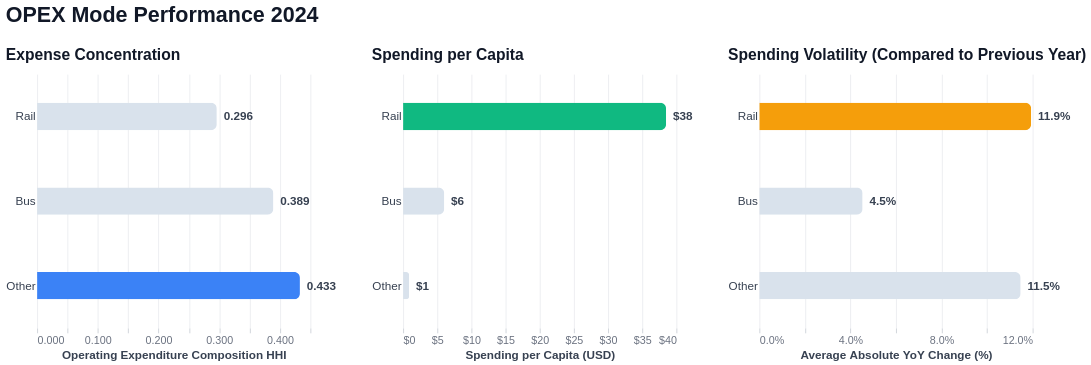

Source (notebook cell):
### Markdown cell above
### 2.1 Mode Performance (HHI, Spending Per Capita and Volatility)

### Code cell
scorecard = df_opex[df_opex["year"] == 2024].drop_duplicates("mode_group")

opex_scorecard = chart_ideas.plot_scorecard(
    scorecard,
    metrics=["hhi", "per_capita", "volatility"],
    group_column="mode_group",
    titles=[
        "Expense Concentration",
        "Spending per Capita",
        "Spending Volatility (Compared to Previous Year)",
    ],
    x_labels=[
        "Operating Expenditure Composition HHI",
        "Spending per Capita (USD)",
        "Average Absolute YoY Change (%)",
    ],
    formats=[".3f", "$,.0f", ".1%"],
    main_title="OPEX Mode Performance 2024",
)

opex_scorecard

### Figure 1 — Vega specification as saved in the notebook (floating-point values rounded to 4 significant figures)
{"$schema": "https://vega.github.io/schema/vega/v6.json", "data": [{"name": "source_0"}, {"name": "data_1", "values": [{"mode_group": "Rail", "hhi": 0.2959, "is_max": false, "__index_level_0__": 11, "y_mode_group_sort_index": 0.0, "hhi_end": 0.2959, "hhi_start": 0.0}, {"mode_group": "Bus", "hhi": 0.3891, "is_max": false, "__index_level_0__": 27, "y_mode_group_sort_index": 1.0, "hhi_end": 0.3891, "hhi_start": 0.0}, {"mode_group": "Other", "hhi": 0.4328, "is_max": true, "__index_level_0__": 33, "y_mode_group_sort_index": 2.0, "hhi_end": 0.4328, "hhi_start": 0.0}]}, {"name": "data_2", "values": [{"hhi": 0.2959, "mode_group": "Rail"}, {"hhi": 0.3891, "mode_group": "Bus"}, {"hhi": 0.4328, "mode_group": "Other"}]}, {"name": "source_1"}, {"name": "data_4", "values": [{"mode_group": "Rail", "per_capita": 38.5, "is_max": true, "__index_level_0__": 11, "y_mode_group_sort_index": 0.0, "per_capita_end": 38.5, "per_capita_start": 0.0}, {"mode_group": "Bus", "per_capita": 6.022, "is_max": false, "__index_level_0__": 27, "y_mode_group_sort_index": 1.0, "per_capita_end": 6.022, "per_capita_start": 0.0}, {"mode_group": "Other", "per_capita": 0.8905, "is_max": false, "__index_level_0__": 33, "y_mode_group_sort_index": 2.0, "per_capita_end": 0.8905, "per_capita_start": 0.0}]}, {"name": "data_5", "values": [{"mode_group": "Rail", "per_capita": 38.5}, {"mode_group": "Bus", "per_capita": 6.022}, {"mode_group": "Other", "per_capita": 0.8905}]}, {"name": "source_2"}, {"name": "data_7", "values": [{"mode_group": "Rail", "volatility": 0.1193, "is_max": true, "__index_level_0__": 11, "y_mode_group_sort_index": 0.0, "volatility_end": 0.1193, "volatility_start": 0.0}, {"mode_group": "Bus", "volatility": 0.04535, "is_max": false, "__index_level_0__": 27, "y_mode_group_sort_index": 1.0, "volatility_end": 0.04535, "volatility_start": 0.0}, {"mode_group": "Other", "volatility": 0.1147, "is_max": false, "__index_level_0__": 33, "y_mode_group_sort_index": 2.0, "volatility_end": 0.1147, "volatility_start": 0.0}]}, {"name": "data_8", "values": [{"mode_group": "Rail", "volatility": 0.1193}, {"mode_group": "Bus", "volatility": 0.04535}, {"mode_group": "Other", "volatility": 0.1147}]}, {"name": "source_0_concat_0_y_domain_mode_group", "values": [{"mode_group": "Rail", "sort_field": 0.0}, {"mode_group": "Bus", "sort_field": 1.0}, {"mode_group": "Other", "sort_field": 2.0}]}, {"name": "source_1_concat_1_y_domain_mode_group", "values": [{"mode_group": "Rail", "sort_field": 0.0}, {"mode_group": "Bus", "sort_field": 1.0}, {"mode_group": "Other", "sort_field": 2.0}]}, {"name": "source_2_concat_2_y_domain_mode_group", "values": [{"mode_group": "Rail", "sort_field": 0.0}, {"mode_group": "Bus", "sort_field": 1.0}, {"mode_group": "Other", "sort_field": 2.0}]}], "signals": [{"name": "childWidth", "value": 280}], "marks": [{"type": "group", "name": "concat_0_group", "encode": {"update": {"height": {"signal": "height"}, "width": {"signal": "childWidth"}}}, "marks": [{"type": "group", "from": {"facet": {"data": "data_1", "name": "stack_group_concat_0_layer_0_main", "groupby": ["mode_group"], "aggregate": {"fields": ["hhi_start", "hhi_start", "hhi_end", "hhi_end"], "ops": ["min", "max", "min", "max"]}}}, "encode": {"update": {"cornerRadiusBottomRight": {"value": 6}, "x": {"signal": "min(scale('concat_0_x',datum[\"min_hhi_start\"]),scale('concat_0_x',datum[\"max_hhi_start\"]),scale('concat_0_x',datum[\"min_hhi_end\"]),scale('concat_0_x',datum[\"max_hhi_end\"]))"}, "x2": {"signal": "max(scale('concat_0_x',datum[\"min_hhi_start\"]),scale('concat_0_x',datum[\"max_hhi_start\"]),scale('concat_0_x',datum[\"min_hhi_end\"]),scale('concat_0_x',datum[\"max_hhi_end\"]))"}, "cornerRadiusTopRight": {"value": 6}, "clip": {"value": true}, "yc": {"field": "mode_group", "scale": "concat_0_y", "band": 0.5}, "height": {"value": 28}}}, "marks": [{"type": "group", "encode": {"update": {"x": {"field": {"signal": null, "datum": null, "group": "x", "parent": null}, "mult": -1}, "height": {"field": {"signal": null, "datum": null, "group": "height", "parent": null}}}}, "marks": [{"type": "rect", "name": "concat_0_layer_0_marks", "from": {"data": "stack_group_concat_0_layer_0_main"}, "encode": {"update": {"x": {"field": "hhi_end", "scale": "concat_0_x"}, "fill": [{"value": "#3B82F6", "test": "datum.is_max"}, {"value": "#D9E2EC"}], "x2": {"field": "hhi_start", "scale": "concat_0_x"}, "tooltip": {"signal": "{\"mode_group\": isValid(datum[\"mode_group\"]) ? isArray(datum[\"mode_group\"]) ? join(datum[\"mode_group\"], '\\n') : datum[\"mode_group\"] : \"\"+datum[\"mode_group\"], \"Expense Concentration\": format(datum[\"hhi\"], \".3f\")}"}, "height": {"field": {"signal": null, "datum": null, "group": "height", "parent": null}}}}, "style": ["bar"]}]}]}, {"type": "text", "name": "concat_0_layer_1_marks", "from": {"data": "data_2"}, "encode": {"update": {"baseline": {"value": "middle"}, "fontWeight": {"value": "bold"}, "fill": {"value": "#374151"}, "dx": {"value": 7}, "x": {"field": "hhi", "scale": "concat_0_x"}, "fontSize": {"value": 12}, "text": {"signal": "format(datum[\"hhi\"], \".3f\")"}, "y": {"field": "mode_group", "scale": "concat_0_y", "band": 0.5}, "align": {"value": "left"}}}, "style": ["text"]}], "axes": [{"scale": "concat_0_x", "zindex": 0, "grid": true, "tickCount": {"signal": "ceil(childWidth/40)"}, "labels": false, "aria": false, "maxExtent": 0, "gridOpacity": 0.7, "minExtent": 0, "ticks": false, "orient": "bottom", "domain": false, "gridColor": "#E5E7EB", "gridScale": "concat_0_y"}, {"scale": "concat_0_x", "grid": false, "title": "Operating Expenditure Composition HHI", "tickCount": {"signal": "ceil(childWidth/40)"}, "zindex": 0, "labelOverlap": true, "labelFontSize": 11, "format": ".3f", "domain": false, "titleFontSize": 12, "titleColor": "#374151", "labelColor": "#6B7280", "tickColor": "#D1D5DB", "labelFlush": true, "orient": "bottom"}, {"scale": "concat_0_y", "ticks": false, "labelColor": "#374151", "labelFontWeight": 500, "domain": false, "grid": false, "zindex": 0, "orient": "left", "labelFontSize": 12}], "title": {"text": "Expense Concentration", "fontWeight": 600, "subtitle": "", "fontSize": 16, "color": "#111827", "offset": 12, "subtitleColor": "#6B7280", "anchor": "start", "subtitleFontSize": 11}, "style": "cell"}, {"type": "group", "name": "concat_1_group", "encode": {"update": {"width": {"signal": "childWidth"}, "height": {"signal": "height"}}}, "marks": [{"type": "group", "from": {"facet": {"data": "data_4", "name": "stack_group_concat_1_layer_0_main", "groupby": ["mode_group"], "aggregate": {"fields": ["per_capita_start", "per_capita_start", "per_capita_end", "per_capita_end"], "ops": ["min", "max", "min", "max"]}}}, "encode": {"update": {"cornerRadiusBottomRight": {"value": 6}, "yc": {"field": "mode_group", "scale": "concat_1_y", "band": 0.5}, "clip": {"value": true}, "cornerRadiusTopRight": {"value": 6}, "height": {"value": 28}, "x": {"signal": "min(scale('concat_1_x',datum[\"min_per_capita_start\"]),scale('concat_1_x',datum[\"max_per_capita_start\"]),scale('concat_1_x',datum[\"min_per_capita_end\"]),scale('concat_1_x',datum[\"max_per_capita_end\"]))"}, "x2": {"signal": "max(scale('concat_1_x',datum[\"min_per_capita_start\"]),scale('concat_1_x',datum[\"max_per_capita_start\"]),scale('concat_1_x',datum[\"min_per_capita_end\"]),scale('concat_1_x',datum[\"max_per_capita_end\"]))"}}}, "marks": [{"type": "group", "encode": {"update": {"x": {"field": {"signal": null, "datum": null, "group": "x", "parent": null}, "mult": -1}, "height": {"field": {"signal": null, "datum": null, "group": "height", "parent": null}}}}, "marks": [{"type": "rect", "name": "concat_1_layer_0_marks", "from": {"data": "stack_group_concat_1_layer_0_main"}, "encode": {"update": {"tooltip": {"signal": "{\"mode_group\": isValid(datum[\"mode_group\"]) ? isArray(datum[\"mode_group\"]) ? join(datum[\"mode_group\"], '\\n') : datum[\"mode_group\"] : \"\"+datum[\"mode_group\"], \"Spending per Capita\": format(datum[\"per_capita\"], \"$,.0f\")}"}, "x": {"field": "per_capita_end", "scale": "concat_1_x"}, "fill": [{"value": "#10B981", "test": "datum.is_max"}, {"value": "#D9E2EC"}], "x2": {"field": "per_capita_start", "scale": "concat_1_x"}, "height": {"field": {"signal": null, "datum": null, "group": "height", "parent": null}}}}, "style": ["bar"]}]}]}, {"type": "text", "name": "concat_1_layer_1_marks", "from": {"data": "data_5"}, "encode": {"update": {"fontWeight": {"value": "bold"}, "fill": {"value": "#374151"}, "y": {"field": "mode_group", "scale": "concat_1_y", "band": 0.5}, "fontSize": {"value": 12}, "align": {"value": "left"}, "dx": {"value": 7}, "baseline": {"value": "middle"}, "text": {"signal": "format(datum[\"per_capita\"], \"$,.0f\")"}, "x": {"field": "per_capita", "scale": "concat_1_x"}}}, "style": ["text"]}], "axes": [{"scale": "concat_1_x", "domain": false, "aria": false, "orient": "bottom", "gridScale": "concat_1_y", "labels": false, "tickCount": {"signal": "ceil(childWidth/40)"}, "maxExtent": 0, "gridColor": "#E5E7EB", "zindex": 0, "grid": true, "ticks": false, "gridOpacity": 0.7, "minExtent": 0}, {"scale": "concat_1_x", "labelOverlap": true, "orient": "bottom", "title": "Spending per Capita (USD)", "labelColor": "#6B7280", "labelFlush": true, "domain": false, "tickCount": {"signal": "ceil(childWidth/40)"}, "tickColor": "#D1D5DB", "grid": false, "format": "$,.0f", "labelFontSize": 11, "titleColor": "#374151", "titleFontSize": 12, "zindex": 0}, {"scale": "concat_1_y", "labelColor": "#374151", "grid": false, "domain": false, "zindex": 0, "labelFontSize": 12, "ticks": false, "labelFontWeight": 500, "orient": "left"}], "title": {"text": "Spending per Capita", "subtitleColor": "#6B7280", "subtitle": "", "color": "#111827", "anchor": "start", "subtitleFontSize": 11, "fontWeight": 600, "fontSize": 16, "offset": 12}, "style": "cell"}, {"type": "group", "name": "concat_2_group", "encode": {"update": {"height": {"signal": "height"}, "width": {"signal": "childWidth"}}}, "marks": [{"type": "group", "from": {"facet": {"data": "data_7", "name": "stack_group_concat_2_layer_0_main", "groupby": ["mode_group"], "aggregate": {"fields": ["volatility_start", "volatility_start", "volatility_end", "volatility_end"], "ops": ["min", "max", "min", "max"]}}}, "encode": {"update": {"x2": {"signal": "max(scale('concat_2_x',datum[\"min_volatility_start\"]),scale('concat_2_x',datum[\"max_volatility_start\"]),scale('concat_2_x',datum[\"min_volatility_end\"]),scale('concat_2_x',datum[\"max_volatility_end\"]))"}, "cornerRadiusTopRight": {"value": 6}, "x": {"signal": "min(scale('concat_2_x',datum[\"min_volatility_start\"]),scale('concat_2_x',datum[\"max_volatility_start\"]),scale('concat_2_x',datum[\"min_volatility_end\"]),scale('concat_2_x',datum[\"max_volatility_end\"]))"}, "cornerRadiusBottomRight": {"value": 6}, "clip": {"value": true}, "height": {"value": 28}, "yc": {"field": "mode_group", "scale": "concat_2_y", "band": 0.5}}}, "marks": [{"type": "group", "encode": {"update": {"x": {"field": {"signal": null, "datum": null, "group": "x", "parent": null}, "mult": -1}, "height": {"field": {"signal": null, "datum": null, "group": "height", "parent": null}}}}, "marks": [{"type": "rect", "name": "concat_2_layer_0_marks", "from": {"data": "stack_group_concat_2_layer_0_main"}, "encode": {"update": {"fill": [{"value": "#F59E0B", "test": "datum.is_max"}, {"value": "#D9E2EC"}], "height": {"field": {"signal": null, "datum": null, "group": "height", "parent": null}}, "tooltip": {"signal": "{\"mode_group\": isValid(datum[\"mode_group\"]) ? isArray(datum[\"mode_group\"]) ? join(datum[\"mode_group\"], '\\n') : datum[\"mode_group\"] : \"\"+datum[\"mode_group\"], \"Spending Volatility (Compared to Previous Year)\": format(datum[\"volatility\"], \".1%\")}"}, "x": {"field": "volatility_end", "scale": "concat_2_x"}, "x2": {"field": "volatility_start", "scale": "concat_2_x"}}}, "style": ["bar"]}]}]}, {"type": "text", "name": "concat_2_layer_1_marks", "from": {"data": "data_8"}, "encode": {"update": {"align": {"value": "left"}, "dx": {"value": 7}, "text": {"signal": "format(datum[\"volatility\"], \".1%\")"}, "fontSize": {"value": 12}, "baseline": {"value": "middle"}, "fill": {"value": "#374151"}, "x": {"field": "volatility", "scale": "concat_2_x"}, "y": {"field": "mode_group", "scale": "concat_2_y", "band": 0.5}, "fontWeight": {"value": "bold"}}}, "style": ["text"]}], "axes": [{"scale": "concat_2_x", "ticks": false, "labels": false, "domain": false, "gridColor": "#E5E7EB", "tickCount": {"signal": "ceil(childWidth/40)"}, "gridScale": "concat_2_y", "orient": "bottom", "gridOpacity": 0.7, "grid": true, "aria": false, "maxExtent": 0, "zindex": 0, "minExtent": 0}, {"scale": "concat_2_x", "titleFontSize": 12, "tickColor": "#D1D5DB", "labelFontSize": 11, "labelFlush": true, "tickCount": {"signal": "ceil(childWidth/40)"}, "zindex": 0, "titleColor": "#374151", "labelOverlap": true, "orient": "bottom", "title": "Average Absolute YoY Change (%)", "grid": false, "labelColor": "#6B7280", "domain": false, "format": ".1%"}, {"scale": "concat_2_y", "zindex": 0, "labelFontSize": 12, "labelFontWeight": 500, "orient": "left", "grid": false, "labelColor": "#374151", "ticks": false, "domain": false}], "title": {"text": "Spending Volatility (Compared to Previous Year)", "fontWeight": 600, "subtitleColor": "#6B7280", "subtitleFontSize": 11, "anchor": "start", "color": "#111827", "fontSize": 16, "offset": 12, "subtitle": ""}, "style": "cell"}], "scales": [{"name": "concat_0_x", "type": "linear", "domain": {"fields": [{"data": "data_1", "field": "hhi_start"}, {"data": "data_1", "field": "hhi_end"}, {"data": "data_2", "field": "hhi"}]}, "range": [0, {"signal": "childWidth"}], "nice": true, "zero": true}, {"name": "concat_0_y", "type": "band", "domain": {"data": "source_0_concat_0_y_domain_mode_group", "field": "mode_group", "sort": {"op": "max", "field": "sort_field"}}, "range": [0, {"signal": "height"}], "paddingInner": 0.1, "paddingOuter": 0.05}, {"name": "concat_1_x", "type": "linear", "domain": {"fields": [{"data": "data_4", "field": "per_capita_start"}, {"data": "data_4", "field": "per_capita_end"}, {"data": "data_5", "field": "per_capita"}]}, "range": [0, {"signal": "childWidth"}], "nice": true, "zero": true}, {"name": "concat_1_y", "type": "band", "domain": {"data": "source_1_concat_1_y_domain_mode_group", "field": "mode_group", "sort": {"op": "max", "field": "sort_field"}}, "range": [0, {"signal": "height"}], "paddingInner": 0.1, "paddingOuter": 0.05}, {"name": "concat_2_x", "type": "linear", "domain": {"fields": [{"data": "data_7", "field": "volatility_start"}, {"data": "data_7", "field": "volatility_end"}, {"data": "data_8", "field": "volatility"}]}, "range": [0, {"signal": "childWidth"}], "zero": true, "nice": true}, {"name": "concat_2_y", "type": "band", "domain": {"data": "source_2_concat_2_y_domain_mode_group", "field": "mode_group", "sort": {"op": "max", "field": "sort_field"}}, "range": [0, {"signal": "height"}], "paddingInner": 0.1, "paddingOuter": 0.05}], "title": {"text": "OPEX Mode Performance 2024", "offset": 20, "fontSize": 22, "fontWeight": "bold", "anchor": "start", "color": "#111827"}, "layout": {"padding": 35, "bounds": "full", "align": "each"}, "background": "white", "height": 260, "padding": 5, "config": {"axis": {"labelFont": "Arial", "titleFont": "Arial"}, "style": {"cell": {"strokeWidth": 0}, "group-title": {"font": "Arial"}}}}
